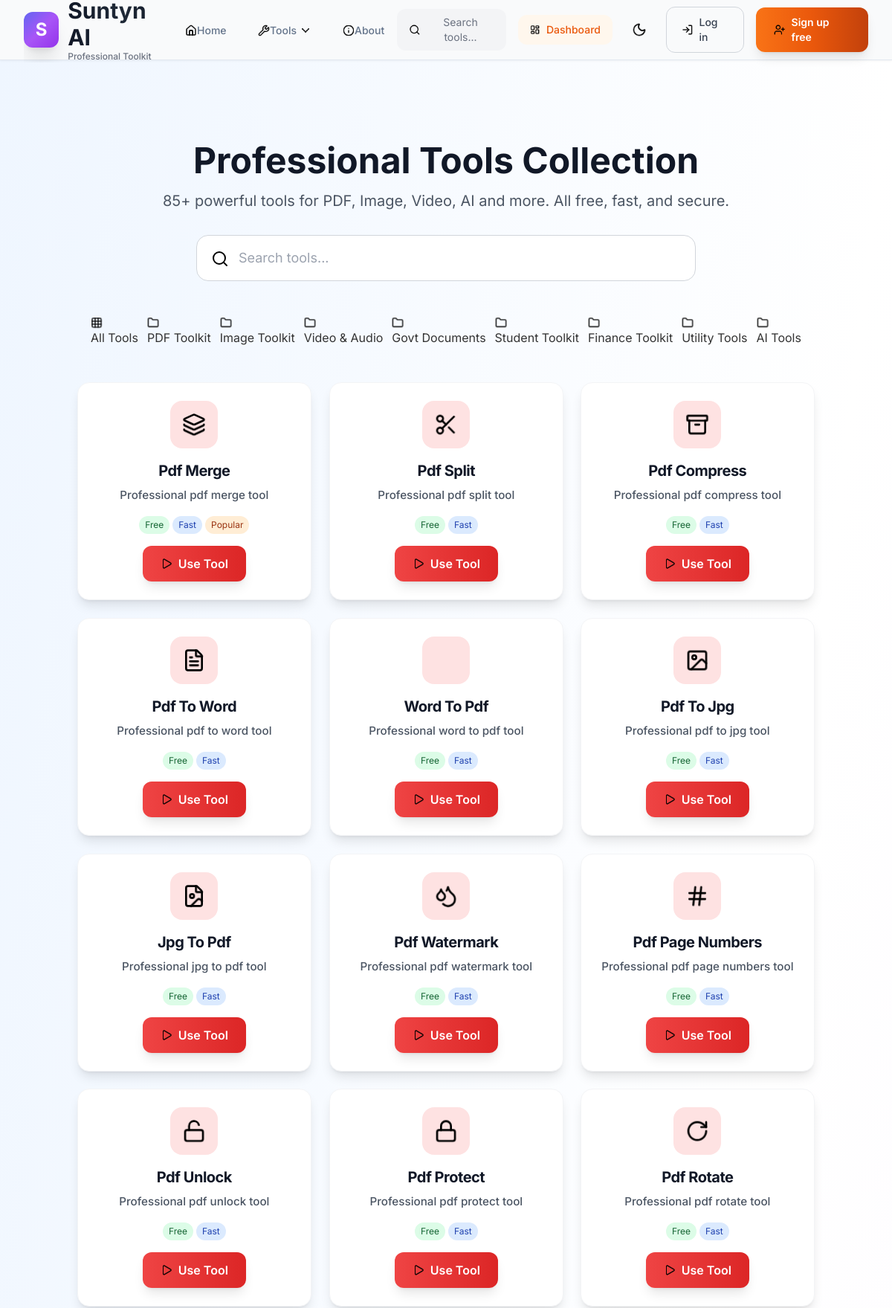
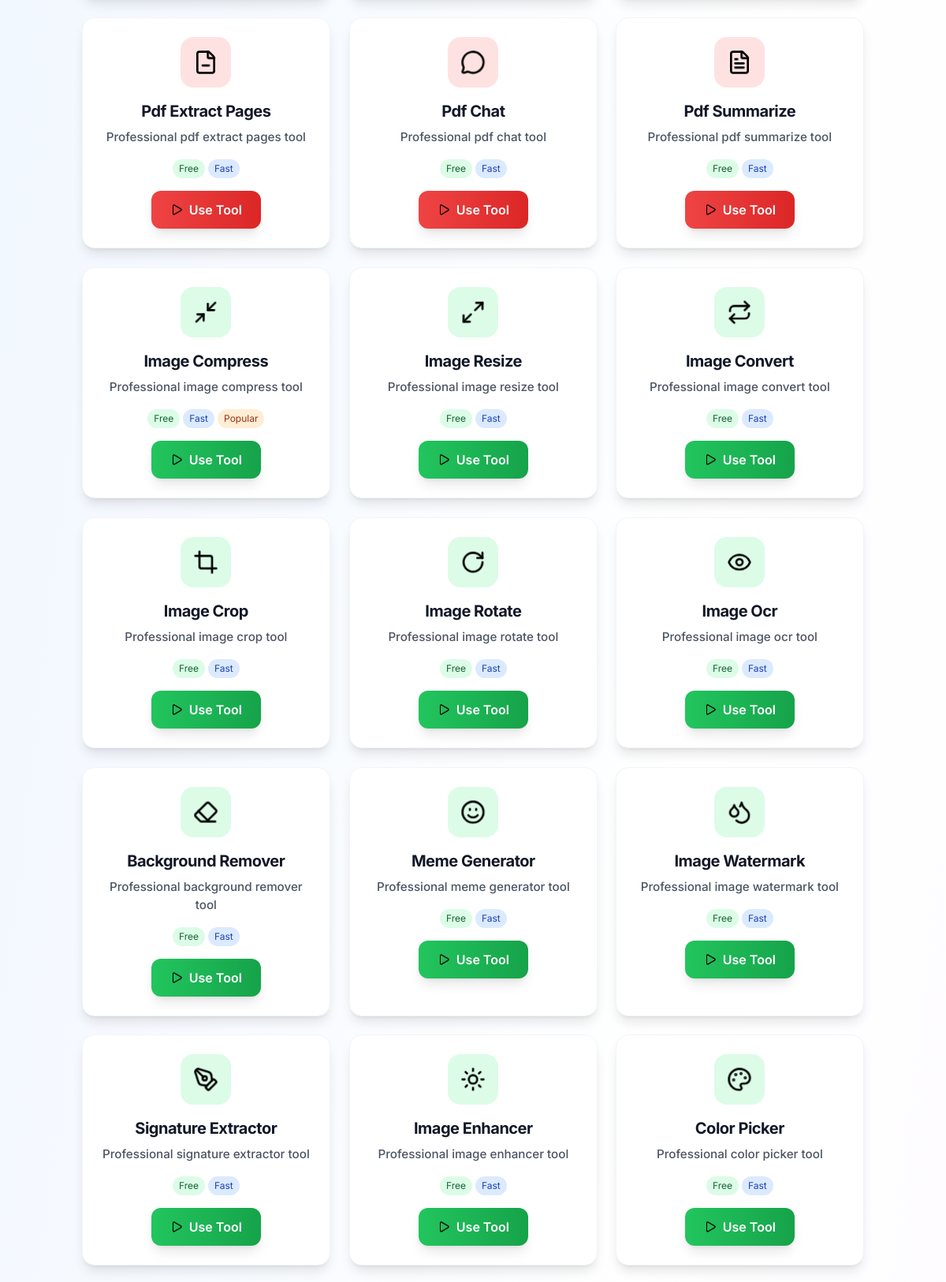
/tools/ (upper part), run on the app's committed database (2 pictures, top to bottom).
### models.py (models this page shows)
class ToolCategory(db.Model):
    __tablename__ = 'tool_categories'
    id = db.Column(db.Integer, primary_key=True)
    name = db.Column(db.String(50), nullable=False, unique=True)
    display_name = db.Column(db.String(100), nullable=False)
    icon = db.Column(db.String(50), nullable=False)
    description = db.Column(db.Text, nullable=True)
    color = db.Column(db.String(20), default='indigo')
    tool_count = db.Column(db.Integer, default=0)
    is_active = db.Column(db.Boolean, default=True)
    sort_order = db.Column(db.Integer, default=0)

### routes/tools.py (the view)
@tools_bp.route('/')
def index():
    try:
        from config import Config
        category = request.args.get('category', 'all')
        search_query = request.args.get('search', '')
        try:
            tools_query = Tool.query.filter_by(is_active=True)
            if category and category != 'all':
                tools_query = tools_query.join(ToolCategory).filter(ToolCategory.name == category)
            if search_query:
                tools_query = tools_query.filter(
                    Tool.display_name.ilike(f'%{search_query}%') |
                    Tool.description.ilike(f'%{search_query}%')
                )
            tools = tools_query.all()
            categories = ToolCategory.query.all()
            if not tools:
                raise Exception("No tools in database, using fallback")
        except Exception as db_error:
            logger.warning(f"Database error, using fallback: {db_error}")
            tools = []
            categories = []
            for cat_id, cat_data in Config.TOOL_CATEGORIES.items():
                for tool_name in cat_data['tools']:
                    if category == 'all' or category == cat_id:
                        if not search_query or search_query.lower() in tool_name.lower():
                            tool_obj = type('Tool', (), {
                                'name': tool_name,
                                'display_name': tool_name.replace('-', ' ').title(),
                                'description': f"Professional {tool_name.replace('-', ' ')} tool",
                                'category': type('Category', (), {'name': cat_id})(),
                                'icon': TOOL_CUSTOM_ICONS.get(tool_name, 'tool'),
                                'color': cat_data['color'],
                                'is_popular': tool_name in ['pdf-merge', 'image-compress', 'qr-generator', 'resume-generator']
                            })
                            tools.append(tool_obj)
                if category == 'all' or category == cat_id:
                    cat_obj = type('Category', (), {
                        'name': cat_id,
                        'display_name': cat_data['name']
                    })()
                    if cat_obj not in [c for c in categories if hasattr(c, 'name') and c.name == cat_id]:
                        categories.append(cat_obj)
        logger.info(f"Loading tools index: found {len(tools)} tools")
        return render_template('tools/index.html',
                             tools=tools,
                             categories=categories,
                             selected_category=category,
                             search_query=search_query,
                             tool_icons=TOOL_CUSTOM_ICONS)
    except Exception as e:
        logger.error(f"Error loading tools index: {e}")
        essential_tools = []
        for tool_name in ['pdf-merge', 'pdf-split', 'image-compress', 'image-resize', 'video-to-mp3', 'qr-generator']:
            tool_obj = type('Tool', (), {
                'name': tool_name,
                'display_name': tool_name.replace('-', ' ').title(),
                'description': f"Professional {tool_name.replace('-', ' ')} tool",
                'category': type('Category', (), {'name': 'utility'})(),
                'icon': TOOL_CUSTOM_ICONS.get(tool_name, 'tool'),
                'color': 'blue',
                'is_popular': True
            })
            essential_tools.append(tool_obj)
        return render_template('tools/index.html',
                             tools=essential_tools,
                             categories=[],
                             selected_category='all',
                             search_query='',
                             tool_icons=TOOL_CUSTOM_ICONS)

### templates/tools/index.html (shortened to what this page needs)
{% extends "base.html" %}
{% block content %}
<div class="min-h-screen bg-gradient-to-br from-blue-50 via-white to-purple-50 dark:from-gray-900 dark:via-gray-800 dark:to-gray-900 pt-20">
    <div class="container mx-auto px-4 py-8">
        <div class="text-center mb-12">
            <h1 class="text-4xl md:text-5xl font-bold text-gray-900 dark:text-white mb-4">
                Professional Tools Collection
            </h1>
            <p class="text-xl text-gray-600 dark:text-gray-300 mb-8 max-w-3xl mx-auto">
                85+ powerful tools for PDF, Image, Video, AI and more. All free, fast, and secure.
            </p>
            <div class="max-w-2xl mx-auto relative">
                <input type="text"
                       id="toolSearch"
                       placeholder="Search tools..."
                       class="w-full px-6 py-4 text-lg rounded-2xl border border-gray-300 dark:border-gray-600 bg-white dark:bg-gray-800 focus:ring-2 focus:ring-blue-500 focus:border-transparent pl-14">
                <i data-lucide="search" class="absolute left-5 top-5 w-6 h-6 text-gray-400"></i>
            </div>
        </div>
        <div class="flex flex-wrap justify-center gap-3 mb-12">
            <a href="{{ url_for('tools.index', category='all') }}"
               class="category-filter-btn {% if selected_category == 'all' %}active{% endif %}">
                <i data-lucide="grid" class="w-4 h-4 mr-2"></i>
                All Tools
            </a>
            {% for category in categories %}
            <a href="{{ url_for('tools.index', category=category.name) }}"
               class="category-filter-btn {% if selected_category == category.name %}active{% endif %}">
                <i data-lucide="folder" class="w-4 h-4 mr-2"></i>
                {{ category.display_name if category.display_name else category.name.title() }}
            </a>
            {% endfor %}
        </div>
        <div id="toolsGrid" class="grid grid-cols-1 md:grid-cols-2 lg:grid-cols-3 xl:grid-cols-4 gap-6">
            {% for tool in tools %}
            <div class="tool-card bg-white dark:bg-gray-800 rounded-2xl shadow-lg hover:shadow-2xl transition-all duration-300 transform hover:-translate-y-2 p-6 border border-gray-100 dark:border-gray-700"
                 data-tool="{{ tool.name }}"
                 data-category="{{ tool.category.name if tool.category else 'utility' }}">
                <div class="w-16 h-16 mx-auto mb-4 rounded-2xl bg-{{ tool.color or 'blue' }}-100 dark:bg-{{ tool.color or 'blue' }}-900 flex items-center justify-center">
                    <i data-lucide="{{ tool_icons.get(tool.name, 'tool') }}" class="w-8 h-8 text-{{ tool.color or 'blue' }}-600 dark:text-{{ tool.color or 'blue' }}-400"></i>
                </div>
                <div class="text-center mb-4">
                    <h3 class="text-lg font-semibold text-gray-900 dark:text-white mb-2">
                        {{ tool.display_name }}
                    </h3>
                    <p class="text-sm text-gray-600 dark:text-gray-300 line-clamp-2">
                        {{ tool.description }}
                    </p>
                </div>
                <div class="flex flex-wrap justify-center gap-1 mb-4">
                    <span class="px-2 py-1 bg-green-100 dark:bg-green-900 text-green-800 dark:text-green-200 rounded-full text-xs">Free</span>
                    <span class="px-2 py-1 bg-blue-100 dark:bg-blue-900 text-blue-800 dark:text-blue-200 rounded-full text-xs">Fast</span>
                    {% if tool.is_popular %}
                    <span class="px-2 py-1 bg-orange-100 dark:bg-orange-900 text-orange-800 dark:text-orange-200 rounded-full text-xs">Popular</span>
                    {% endif %}
                </div>
                <div class="text-center">
                    <a href="{{ url_for('tools.tool_page', tool_name=tool.name) }}"
                       class="inline-flex items-center px-6 py-3 bg-gradient-to-r from-{{ tool.color or 'blue' }}-500 to-{{ tool.color or 'blue' }}-600 hover:from-{{ tool.color or 'blue' }}-600 hover:to-{{ tool.color or 'blue' }}-700 text-white font-semibold rounded-xl transition-all duration-300 shadow-lg hover:shadow-xl transform hover:scale-105">
                        <i data-lucide="play" class="w-4 h-4 mr-2"></i>
                        Use Tool
                    </a>
                </div>
            </div>
            {% endfor %}
        </div>
    </div>
</div>
{% endblock %}

### templates/base.html (shortened to what this page needs)
<!DOCTYPE html>
<html lang="en" x-data="{ darkMode: localStorage.getItem('darkMode') === 'true' }" x-init="$watch('darkMode', val => localStorage.setItem('darkMode', val))" :class="{ 'dark': darkMode }">
<head>
    <script src="https://cdn.tailwindcss.com"></script>
    <link href="https://cdn.jsdelivr.net/npm/daisyui@4.4.20/dist/full.min.css" rel="stylesheet" type="text/css" />
    <link rel="stylesheet" href="https://cdnjs.cloudflare.com/ajax/libs/animate.css/4.1.1/animate.min.css">
    <link href="https://cdn.jsdelivr.net/npm/tailwindcss@2.2.19/dist/tailwind.min.css" rel="stylesheet">
    <link rel="stylesheet" href="{{ url_for('static', filename='css/main.css') }}">
    <link rel="stylesheet" href="{{ url_for('static', filename='css/enhanced-design.css') }}">
    <link rel="stylesheet" href="{{ url_for('static', filename='css/icon-system.css') }}">
    <link rel="stylesheet" href="{{ url_for('static', filename='css/orange-3d-theme.css') }}">
    <link rel="stylesheet" href="{{ url_for('static', filename='css/tabs-enhancement.css') }}">
    <link rel="stylesheet" href="{{ url_for('static', filename='css/header-fix.css') }}">
    <link rel="stylesheet" href="{{ url_for('static', filename='css/tool-specific-styles.css') }}">
</head>
<body class="font-inter bg-gradient-to-br from-gray-50 via-white to-primary-50/30 dark:from-gray-900 dark:via-gray-800 dark:to-primary-900/20 min-h-screen transition-all duration-500">
    <nav class="professional-header">
        <div class="max-w-7xl mx-auto px-4 sm:px-6 lg:px-8">
            <div class="flex justify-between items-center h-20">
                <div class="flex items-center">
                    <a href="{{ url_for('main.index') }}" class="flex items-center space-x-3 group logo-enhanced">
                        <div class="flex items-center space-x-3">
                            <div class="w-10 h-10 sm:w-12 sm:h-12 bg-gradient-to-br from-indigo-500 via-purple-500 to-purple-600 rounded-xl flex items-center justify-center shadow-xl group-hover:shadow-2xl transition-all duration-300 relative overflow-hidden">
                                <span class="text-white font-bold text-xl sm:text-2xl relative z-10 group-hover:scale-110 transition-transform duration-300">S</span>
                            </div>
                            <div class="flex flex-col">
                                <span class="text-lg sm:text-3xl font-bold bg-gradient-to-r from-gray-900 via-gray-800 to-gray-900 dark:from-white dark:via-gray-100 dark:to-white bg-clip-text text-transparent group-hover:from-indigo-600 group-hover:via-purple-500 group-hover:to-purple-600 transition-all duration-300">Suntyn AI</span>
                                <span class="text-xs font-medium text-gray-500 dark:text-gray-400 group-hover:text-purple-500 transition-colors duration-300 hidden sm:block">Professional Toolkit</span>
                            </div>
                        </div>
                    </a>
                </div>
                <div class="hidden lg:flex items-center space-x-2">
                    <a href="{{ url_for('main.index') }}" class="professional-nav-link">
                        <i data-lucide="home" class="w-4 h-4"></i>
                        Home
                    </a>
                    <div class="relative group">
                        <a href="{{ url_for('tools.index') }}" class="professional-nav-link group">
                            <i data-lucide="wrench" class="w-4 h-4"></i>
                            Tools
                            <i data-lucide="chevron-down" class="w-4 h-4 ml-1 group-hover:rotate-180 transition-transform duration-300"></i>
                        </a>
                    </div>
                    <a href="{{ url_for('main.about') }}" class="professional-nav-link">
                        <i data-lucide="info" class="w-4 h-4"></i>
                        About
                    </a>
                </div>
                <div class="flex items-center space-x-4">
                    <button class="hidden lg:flex items-center px-4 py-2 bg-gray-100 dark:bg-gray-700 rounded-xl hover:bg-gray-200 dark:hover:bg-gray-600 transition-all duration-300 group">
                        <i data-lucide="search" class="w-4 h-4 text-gray-500 dark:text-gray-400 group-hover:text-gray-700 dark:group-hover:text-gray-200 mr-2"></i>
                        <span class="text-sm text-gray-500 dark:text-gray-400 group-hover:text-gray-700 dark:group-hover:text-gray-200">Search tools...</span>
                    </button>
                    <a href="/dashboard" class="hidden md:flex items-center px-4 py-2.5 text-sm font-medium text-orange-600 dark:text-orange-400 hover:text-orange-700 dark:hover:text-orange-300 bg-orange-50 dark:bg-orange-900/20 hover:bg-orange-100 dark:hover:bg-orange-900/30 rounded-xl transition-all duration-300 group">
                        <i data-lucide="layout-dashboard" class="w-4 h-4 mr-2 group-hover:scale-110 transition-transform duration-300"></i>
                        Dashboard
                    </a>
                    <button @click="darkMode = !darkMode" class="p-2.5 rounded-xl hover:bg-gray-100 dark:hover:bg-gray-700 transition-all duration-300 group">
                        <i data-lucide="moon" class="w-5 h-5 text-gray-600 dark:text-gray-300 group-hover:text-blue-500 group-hover:-rotate-12 transition-all duration-300" x-show="!darkMode"></i>
                    </button>
                    <a href="{{ url_for('auth.login') }}" class="hidden md:inline-flex items-center px-5 py-2.5 text-sm font-medium text-gray-700 dark:text-gray-300 hover:text-orange-600 dark:hover:text-orange-400 border border-gray-300 dark:border-gray-600 hover:border-orange-300 dark:hover:border-orange-600 rounded-xl transition-all duration-300 group">
                        <i data-lucide="log-in" class="w-4 h-4 mr-2 group-hover:translate-x-1 transition-transform duration-300"></i>
                        Log in
                    </a>
                    <a href="{{ url_for('auth.register') }}" class="hidden md:inline-flex items-center px-6 py-2.5 text-sm font-semibold text-white bg-gradient-to-r from-orange-500 via-orange-600 to-orange-700 hover:from-orange-600 hover:via-orange-700 hover:to-orange-800 rounded-xl transition-all duration-300 shadow-lg hover:shadow-xl transform hover:-translate-y-1 relative overflow-hidden group">
                        <i data-lucide="user-plus" class="w-4 h-4 mr-2 relative z-10 group-hover:scale-110 transition-transform duration-300"></i>
                        <span class="relative z-10">Sign up free</span>
                    </a>
                </div>
            </div>
        </div>
    </nav>
    <main class="main-content min-h-screen">
        {% block content %}
        {% endblock %}
    </main>
</body>
</html>

### data on the page
ToolCategory: display_name "PDF Toolkit"
ToolCategory: display_name "Image Toolkit"
ToolCategory: display_name "Video & Audio"
ToolCategory: display_name "Govt Documents"
ToolCategory: display_name "Student Toolkit"
ToolCategory: display_name "Finance Toolkit"
ToolCategory: display_name "Utility Tools"
ToolCategory: display_name "AI Tools"

### other printed values
{{ tool.display_name }} "Pdf Merge" "Pdf Split" "Pdf Compress" "Pdf To Word" "Word To Pdf" "Pdf To Jpg" "Jpg To Pdf" "Pdf Watermark" "Pdf Page Numbers" "Pdf Unlock" "Pdf Protect" "Pdf Rotate" "Pdf Extract Pages" "Pdf Chat" "Pdf Summarize" "Image Compress" "Image Resize" "Image Convert" "Image Crop" "Image Rotate" "Image Ocr" "Background Remover" "Meme Generator" "Image Watermark" "Signature Extractor" "Image Enhancer" "Color Picker"
{{ tool.description }} "Professional pdf merge tool" "Professional pdf split tool" "Professional pdf compress tool" "Professional pdf to word tool" "Professional word to pdf tool" "Professional pdf to jpg tool" "Professional jpg to pdf tool" "Professional pdf watermark tool" "Professional pdf page numbers tool" "Professional pdf unlock tool" "Professional pdf protect tool" "Professional pdf rotate tool" "Professional pdf extract pages tool" "Professional pdf chat tool" "Professional pdf summarize tool" "Professional image compress tool" "Professional image resize tool" "Professional image convert tool" "Professional image crop tool" "Professional image rotate tool" "Professional image ocr tool" "Professional background remover tool" "Professional meme generator tool" "Professional image watermark tool" "Professional signature extractor tool" "Professional image enhancer tool" "Professional color picker tool"
